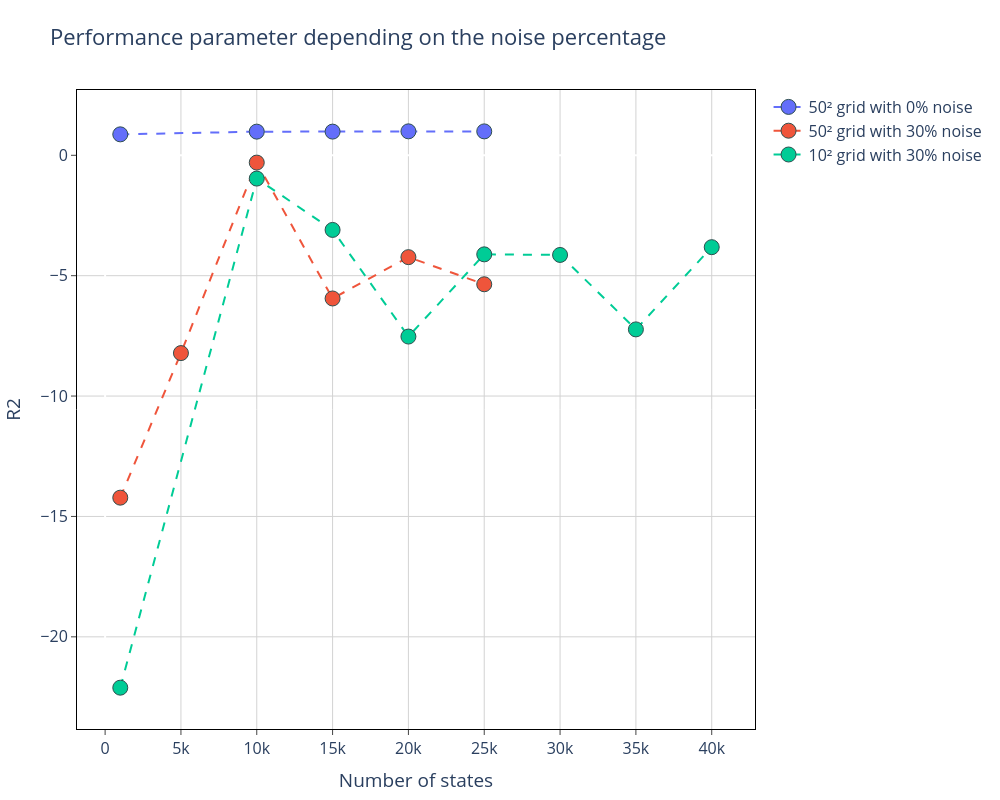

This figure's notebook cell:
### Markdown cell above
## Surface Plots

### Code cell
fig.update_layout(
    title='Performance parameter depending on the noise percentage',
    autosize=False,
    width=1000,
    height=800,
    margin=dict(l=65, r=50, b=65, t=90),
    scene=dict(
        yaxis_title='θ',
        xaxis_title='β',
        zaxis_title='Performance parameter',
        # Move xaxis here for 3D plots
        yaxis=dict(
            tickmode='array',
            tickvals=[0, np.pi/4, np.pi/2, 3*np.pi/4, np.pi],
            ticktext=['0', 'π/4', 'π/2', '3π/4', 'π'],
            range=[0,  np.pi]
        ),
        # Move yaxis here and limit to pi
        xaxis=dict(
            tickmode='array',
            tickvals=[0, np.pi/2, np.pi, 3*np.pi/2, 2*np.pi],
            ticktext=['0', 'π/2', 'π', '3π/2', '2π'],
            range=[0, 2*np.pi]
        )
    ),
    # --- NUEVO: Aumentar tamaño de fuente ---
    font=dict(size=16) 
)

# Display the plot
fig.show()

### Figure 1 — Plotly figure (JSON) as saved in the notebook; plotly's stock layout.template omitted (floating-point values rounded to 4 significant figures)
{"data": [{"line": {"dash": "dash"}, "marker": {"line": {"color": "DarkSlateGrey", "width": 1}, "size": 15}, "mode": "lines+markers", "name": "50² grid with 0% noise", "type": "scatter", "x": [1000.0, 10000.0, 15000.0, 20000.0, 25000.0], "xaxis": "x", "y": [0.87, 0.9832, 0.9836, 0.9957, 0.9936], "yaxis": "y"}, {"line": {"dash": "dash"}, "marker": {"line": {"color": "DarkSlateGrey", "width": 1}, "size": 15}, "mode": "lines+markers", "name": "50² grid with 30% noise", "type": "scatter", "x": [1000.0, 5000.0, 10000.0, 15000.0, 20000.0, 25000.0], "xaxis": "x", "y": [-14.22, -8.215, -0.3022, -5.947, -4.23, -5.357], "yaxis": "y"}, {"line": {"dash": "dash"}, "marker": {"line": {"color": "DarkSlateGrey", "width": 1}, "size": 15}, "mode": "lines+markers", "name": "10² grid with 30% noise", "type": "scatter", "x": [1000.0, 10000.0, 15000.0, 20000.0, 25000.0, 30000.0, 35000.0, 40000.0], "xaxis": "x", "y": [-22.11, -0.9672, -3.099, -7.529, -4.114, -4.138, -7.231, -3.815], "yaxis": "y"}], "layout": {"autosize": false, "font": {"size": 16}, "height": 800, "margin": {"b": 65, "l": 65, "r": 50, "t": 90}, "paper_bgcolor": "white", "plot_bgcolor": "white", "scene": {"xaxis": {"range": [0, 6.283], "tickmode": "array", "ticktext": ["0", "π/2", "π", "3π/2", "2π"], "tickvals": [0, 1.571, 3.142, 4.712, 6.283], "title": {"text": "β"}}, "yaxis": {"range": [0, 3.142], "tickmode": "array", "ticktext": ["0", "π/4", "π/2", "3π/4", "π"], "tickvals": [0, 0.7854, 1.571, 2.356, 3.142], "title": {"text": "θ"}}, "zaxis": {"title": {"text": "Performance parameter"}}}, "title": {"text": "Performance parameter depending on the noise percentage"}, "width": 1000, "xaxis": {"anchor": "y", "domain": [0, 1], "gridcolor": "lightgrey", "linecolor": "black", "mirror": true, "showline": true, "ticks": "outside", "title": {"text": "Number of states"}}, "yaxis": {"anchor": "x", "domain": [0, 1], "gridcolor": "lightgrey", "linecolor": "black", "mirror": true, "showline": true, "ticks": "outside", "title": {"text": "R2"}, "zeroline": true}}}
